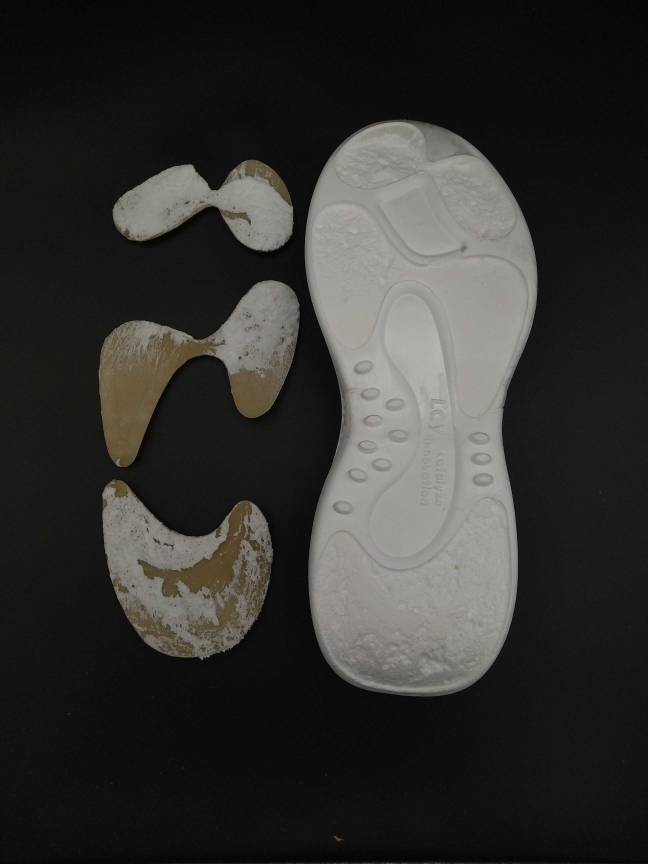
#> input picture picture/右一/1.jpg, 2592 x 3456 px (shown at 1/4 size); its folder holds only this picture in this run
$ python -i main_v1.0.py   (imports and definitions only)
#> lines starting #> are read from the running program, lines starting #| are printed output that depends on the picture; after the words box and inside, x2 and y2 are one past the last pixel; in counts of white or black regions, pixels touching at a corner belong together
#> further down, picture is the input picture: shape (3456, 2592, 3); mean B, G, R 47.9, 50.2, 50.8
# -*- coding: utf-8 -*-
"""
Created on Fri Jul 25 10:58:40 2025

@author: ziyi.liu
"""
import cv2
import numpy as np
from tkinter import Tk, Frame, Button, Label, filedialog, messagebox
from PIL import Image, ImageTk
import os
import matplotlib.pyplot as plt


# 全局變數來儲存當前文件夾路徑、圖片路徑和當前索引
current_folder_path = ""  # 當前文件夾路徑
image_paths = []  # 全部圖片路徑列表
efficient_image_paths = []  # 有效圖片路徑列表
not_efficient_image_paths = []  # 無料圖片路徑列表
color_map_paths = []  # 熱力圖顏色表路徑
current_index = -1  # 當前圖片索引

# [67 lines left out: functions update_color_bar, select_source_folder, show_image, display_image, not called in this run]

def update_area_info(index):
    # 更新Label中顯示的面積資訊
    area_info_label.config(text=f"圖片數量 : {len(image_paths)}\n 有效圖片數量 : {len(image_paths) - len(not_efficient_image_paths)}\n\n {index + 1} / {len(image_paths) - len(not_efficient_image_paths)}")

# [147 lines left out: functions next_image, prev_image, process_images_in_folder, process_single_image, not called in this run]

def get_contour_bounds(image):
    """取得最大輪廓的邊界與輪廓本身"""
    gray = cv2.cvtColor(image, cv2.COLOR_BGR2GRAY)
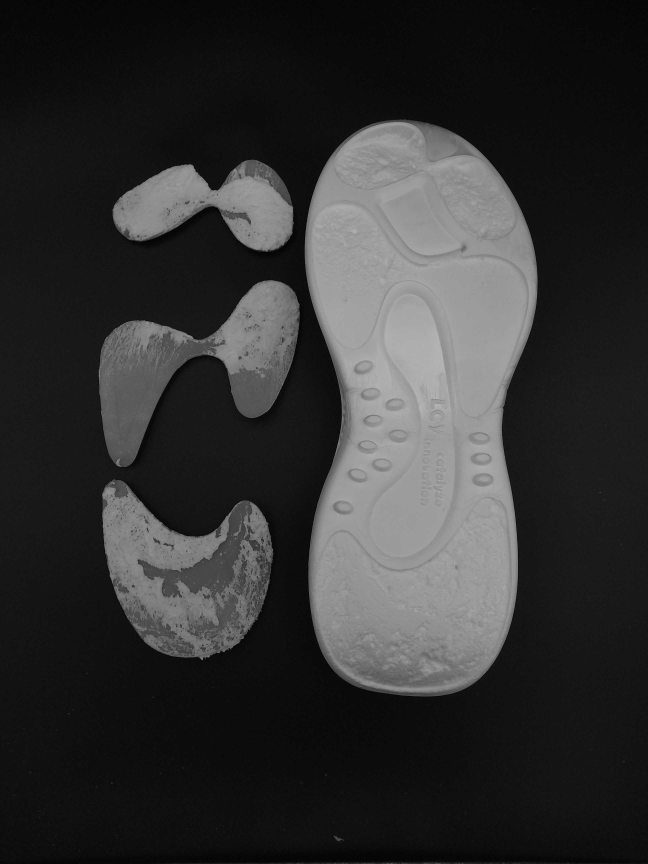
#> gray: shape (3456, 2592) (shown at 1/4 size); min 0, max 195, mean 50.1
    _, binary = cv2.threshold(gray, 10, 255, cv2.THRESH_BINARY)
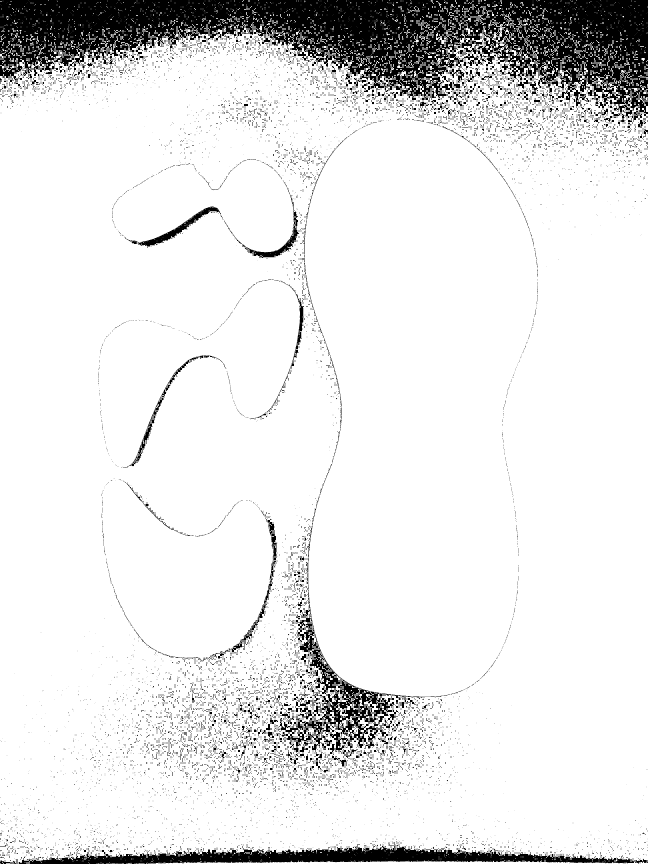
#> binary: shape (3456, 2592) (shown at 1/4 size); 89.8% white; 11362 black regions (9904 under 20 px)
    contours, _ = cv2.findContours(binary, cv2.RETR_EXTERNAL, cv2.CHAIN_APPROX_SIMPLE)
#> contours = 4465 contours, 3705 with area under 20; largest, box (x1, y1, x2, y2) and area: (0, 96, 2592, 3456) 8184866, (1966, 128, 2027, 190) 1189, (1744, 120, 1796, 176) 714, (1696, 309, 1744, 368) 561, (2384, 304, 2418, 344) 545

    if contours:
        c = max(contours, key=cv2.contourArea)
#> c = contour of 9361 points, box (x1, y1, x2, y2) (0, 96, 2592, 3456), area 8184866
        return cv2.boundingRect(c), c
    return None, None

# [158 lines left out: functions align_and_save_images, generate_heatmap, reset, not called in this run]


# [22 lines not run here, left out]

>>> import cv2
>>> picture = cv2.imread('picture/右一/1.jpg')
>>> result = get_contour_bounds(picture)
#> result = 2 items, first 2: (0, 96, 2592, 3360), contour of 9361 points, box (x1, y1, x2, y2) (0, 96, 2592, 3456), area 8184866
